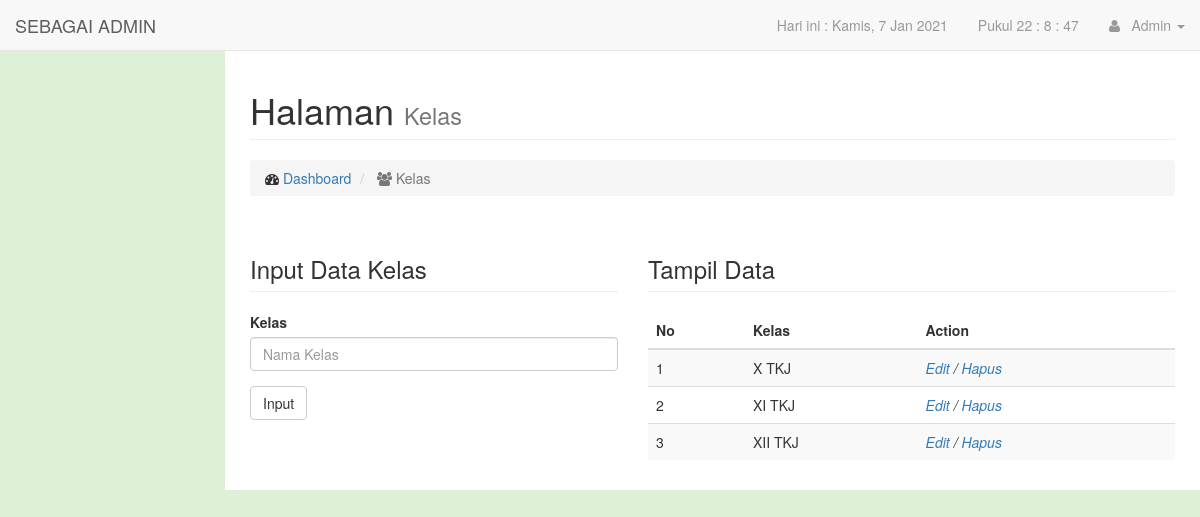
The app's page /inde.php?page=kelas (signed in) with its own data.
### tables this page shows
CREATE TABLE IF NOT EXISTS `tb_kelas` (
  `id_kelas` varchar(5) NOT NULL,
  `kelas` varchar(10) NOT NULL
);

### kelas.php (the view, shortened to what this page needs)
<div class="row">
    <div class="col-lg-12" style="margin-top:-10px;">
        <h1 class="page-header">
            Halaman
            <small>Kelas</small>
        </h1>
        <ol class="breadcrumb">
            <li>
                <i class="fa fa-dashboard"></i>  <a href="inde.php">Dashboard</a>
            </li>
            <li class="active">
                <i class="fa fa-group"></i> Kelas
            </li>
        </ol>
    </div>
</div>
<div class="row">
    <div class="col-lg-5">
        <h3 class="page-header">
            Input Data Kelas
        </h3>
        <form method="post">
            <div class="form-group">
                <label>Kelas</label>
                <input class="form-control" name="kelas" placeholder="Nama Kelas" required>
            </div>
            <input type="submit" name="input" class="btn btn-default" value="Input"/>
        </form>
    </div>
    <div class="col-lg-7">
        <h3 class="page-header">
            Tampil Data
        </h3>
        <div class="table-responsive">
            <?php
                $view=mysql_query("select * from tb_kelas order by kelas asc");
                $no=0;
            ?>
            <table class="table table-hover table-striped">
                <thead>
                    <tr>
                        <th>No</th>
                        <th>Kelas</th>
                        <th>Action</th>
                    </tr>
                </thead>
                <tbody>
                    <?php
                        while($row=mysql_fetch_array($view)){
                    ?>
                    <tr>
                        <td><?php echo $no=$no+1; ?></td>
                        <td><?php echo $row['kelas']; ?></td>
                        <td><i><a href="?page=kelas_edit&id=<?php echo $row['id_kelas'];?>">Edit</a> / <a onclick="return confirm('Yakin akan hapus data ini ?')" href="kelas_hapus.php?id=<?php echo $row['id_kelas'];?>">Hapus</a></i></td>
                    </tr>
                    <?php
                        }
                    ?>
                </tbody>
            </table>
        </div>
    </div>
</div>

### css/smart-forms.css (style rules this page uses)
html,body { border:0;margin:0;padding:0 }

### css/sb-admin.css (style rules this page uses)
body { margin-top: 100px; background-color: #dff0d8; }
@media (min-width:768px) { body { margin-top: 50px; } }

### records on screen
tb_kelas: kelas "X TKJ"
tb_kelas: no "2", kelas "XI TKJ"
tb_kelas: no "3", kelas "XII TKJ"

### other values on screen
tanggal("D, j M Y") "Kamis, 7 Jan 2021"
